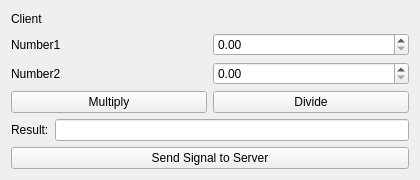
<?xml version="1.0" encoding="UTF-8"?>
<ui version="4.0">
 <class>Widget</class>
 <widget class="QWidget" name="Widget">
  <property name="geometry">
   <rect>
    <x>0</x>
    <y>0</y>
    <width>420</width>
    <height>180</height>
   </rect>
  </property>
  <property name="windowTitle">
   <string>Widget</string>
  </property>
  <layout class="QVBoxLayout" name="verticalLayout">
   <item>
    <widget class="QLabel" name="label">
     <property name="text">
      <string>Client</string>
     </property>
    </widget>
   </item>
   <item>
    <layout class="QHBoxLayout" name="horizontalLayout">
     <item>
      <widget class="QLabel" name="number1_label">
       <property name="text">
        <string>Number1</string>
       </property>
      </widget>
     </item>
     <item>
      <widget class="QDoubleSpinBox" name="number1_doubleSpinBox"/>
     </item>
    </layout>
   </item>
   <item>
    <layout class="QHBoxLayout" name="horizontalLayout_2">
     <item>
      <widget class="QLabel" name="number2_label">
       <property name="text">
        <string>Number2</string>
       </property>
      </widget>
     </item>
     <item>
      <widget class="QDoubleSpinBox" name="number2_doubleSpinBox"/>
     </item>
    </layout>
   </item>
   <item>
    <layout class="QHBoxLayout" name="horizontalLayout_3">
     <item>
      <widget class="QPushButton" name="multiply_pushButton">
       <property name="text">
        <string>Multiply</string>
       </property>
      </widget>
     </item>
     <item>
      <widget class="QPushButton" name="divide_pushButto">
       <property name="text">
        <string>Divide</string>
       </property>
      </widget>
     </item>
    </layout>
   </item>
   <item>
    <layout class="QHBoxLayout" name="horizontalLayout_4">
     <item>
      <widget class="QLabel" name="result_label">
       <property name="text">
        <string>Result:</string>
       </property>
      </widget>
     </item>
     <item>
      <widget class="QLineEdit" name="result_lineEdit"/>
     </item>
    </layout>
   </item>
   <item>
    <widget class="QPushButton" name="sendSignalToServer_pushButton">
     <property name="text">
      <string>Send Signal to Server</string>
     </property>
    </widget>
   </item>
  </layout>
 </widget>
 <resources/>
 <connections/>
</ui>
